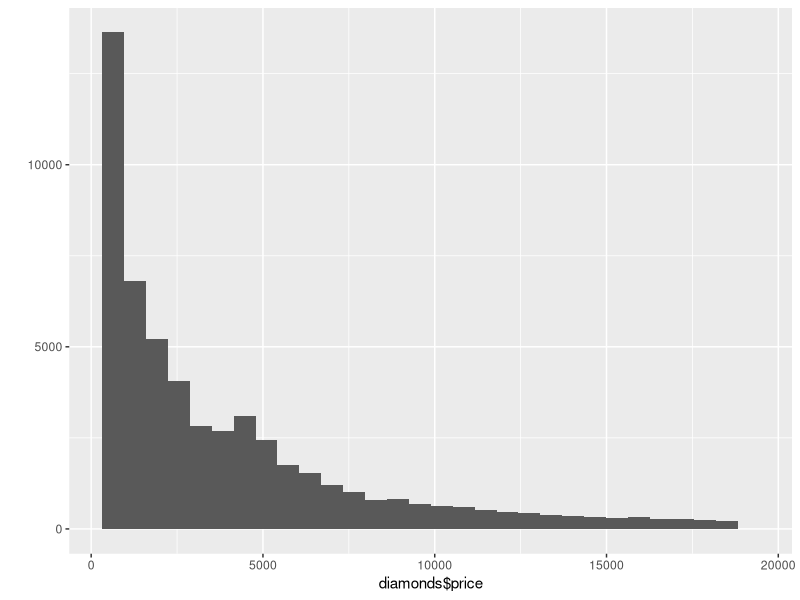
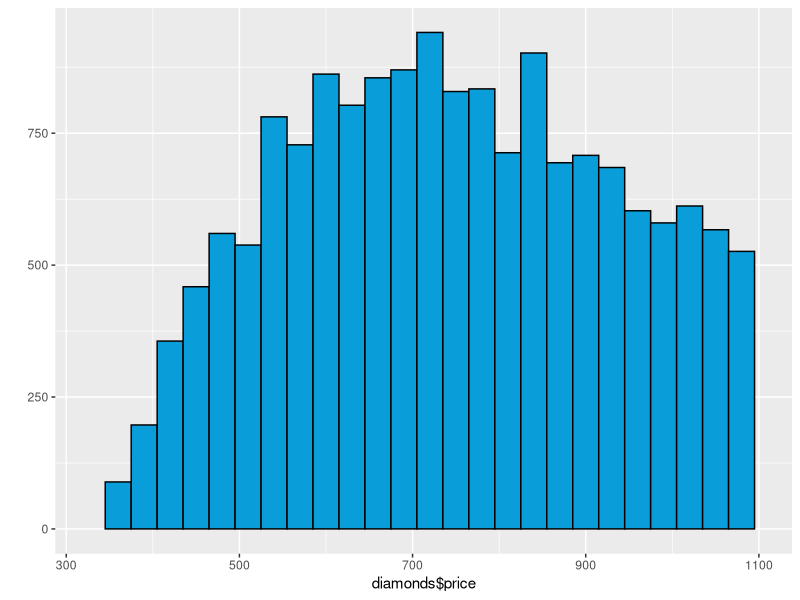
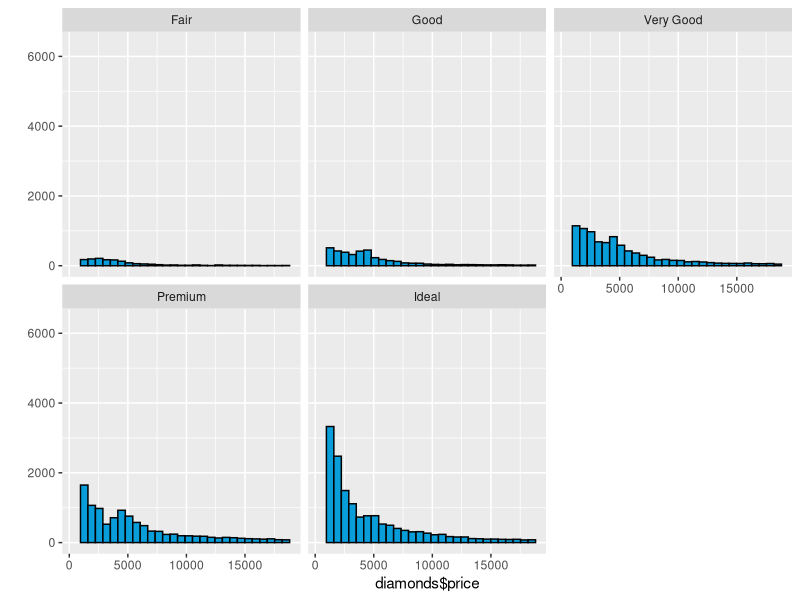
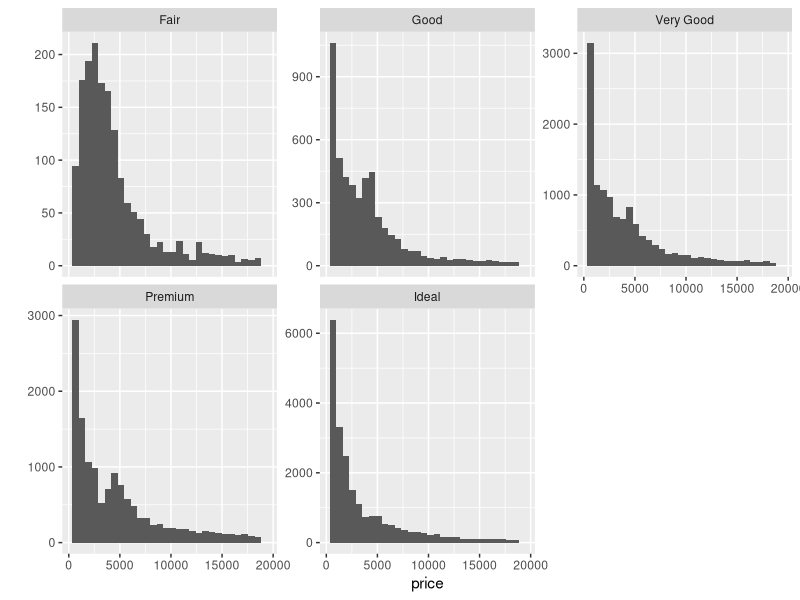
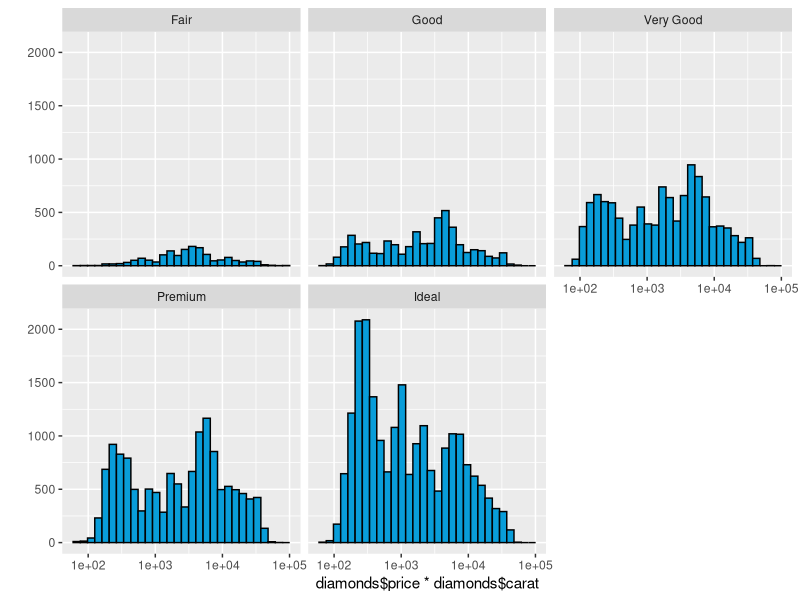

The R source for these figures, in order:
## ---- chunk 1
library(ggplot2)
data(diamonds)
summary(diamonds)
?diamonds
## ---- chunk 2
qplot(data = diamonds, x = diamonds$price)
## ---- chunk 3
sum(diamonds$price < 500)
sum(diamonds$price < 250)
sum(diamonds$price >= 15000)
## ---- chunk 4
qplot(data = diamonds, x = diamonds$price, binwidth = 30,
      color = I('black'), fill = I('#099DD9')) +
  scale_x_continuous(lim = c(326, 1100))
## ---- chunk 5
qplot(data = diamonds, x = diamonds$price,
      color = I('black'), fill = I('#099DD9')) +
  scale_x_continuous(lim = c(326, 18820)) +
  facet_wrap(~cut)
## ---- chunk 6
by(diamonds$price, diamonds$cut, summary)
by(diamonds$price, diamonds$cut, max)
by(diamonds$price, diamonds$cut, min)
## ---- chunk 7
qplot(x = price, data = diamonds) + facet_wrap(~cut, scales = "free_y")
## ---- chunk 8
qplot(data = diamonds, x = diamonds$price * diamonds$carat,
      color = I('black'), fill = I('#099DD9')) +
  scale_x_log10() +
  facet_wrap(~cut)
